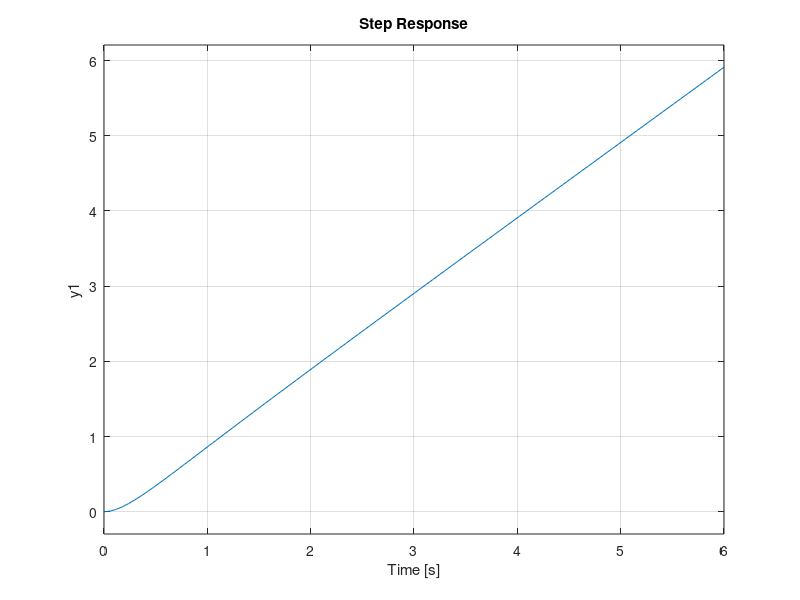
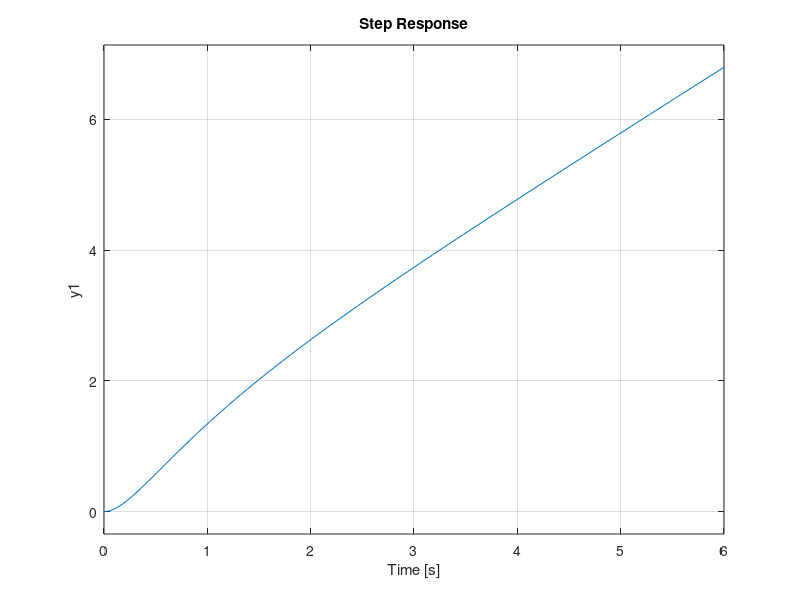
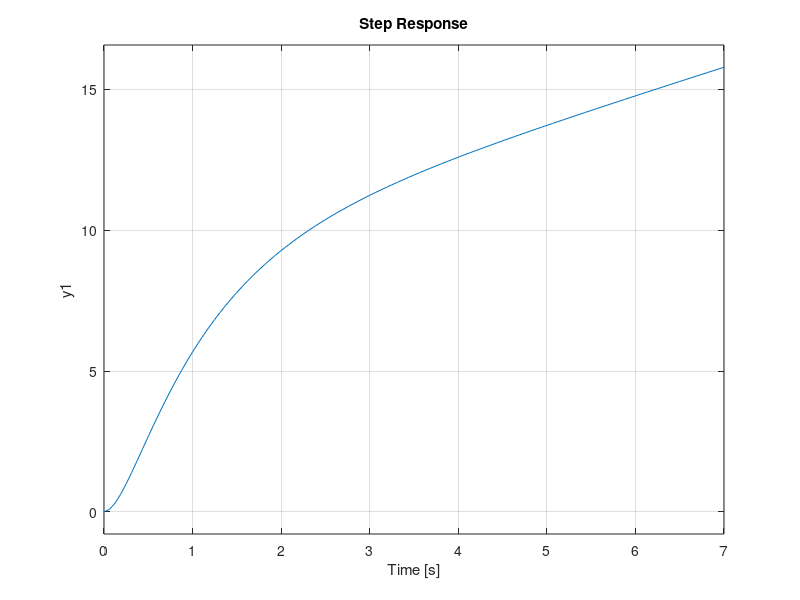

Recreate these plots in MATLAB, in order.
z_a = [100, 10, 1, 0.5];
z_b = [-0.9, -0.5, -0.1];
z_c = [-100, -10, -2];

for z = z_b
    G4_1 = tf(5, [-z, 0]);
    G4_2 = tf([1, -z], [1, 6, 5]);
    G4 = G4_1 * G4_2;
    
    figure
    step(G4)
end
